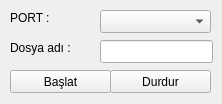
<?xml version="1.0" encoding="UTF-8"?>
<ui version="4.0">
 <class>MainWindow</class>
 <widget class="QMainWindow" name="MainWindow">
  <property name="geometry">
   <rect>
    <x>0</x>
    <y>0</y>
    <width>222</width>
    <height>104</height>
   </rect>
  </property>
  <property name="windowTitle">
   <string>MainWindow</string>
  </property>
  <widget class="QWidget" name="centralwidget">
   <widget class="QComboBox" name="comboBox">
    <property name="geometry">
     <rect>
      <x>100</x>
      <y>10</y>
      <width>111</width>
      <height>23</height>
     </rect>
    </property>
   </widget>
   <widget class="QLabel" name="label">
    <property name="geometry">
     <rect>
      <x>10</x>
      <y>10</y>
      <width>61</width>
      <height>15</height>
     </rect>
    </property>
    <property name="text">
     <string>PORT : </string>
    </property>
   </widget>
   <widget class="QLabel" name="label_2">
    <property name="geometry">
     <rect>
      <x>10</x>
      <y>40</y>
      <width>81</width>
      <height>16</height>
     </rect>
    </property>
    <property name="text">
     <string>Dosya adı : </string>
    </property>
   </widget>
   <widget class="QLineEdit" name="lineEdit">
    <property name="geometry">
     <rect>
      <x>100</x>
      <y>40</y>
      <width>113</width>
      <height>23</height>
     </rect>
    </property>
   </widget>
   <widget class="QPushButton" name="pushButton">
    <property name="geometry">
     <rect>
      <x>10</x>
      <y>70</y>
      <width>101</width>
      <height>23</height>
     </rect>
    </property>
    <property name="text">
     <string>Başlat</string>
    </property>
   </widget>
   <widget class="QPushButton" name="pushButton_2">
    <property name="geometry">
     <rect>
      <x>110</x>
      <y>70</y>
      <width>101</width>
      <height>23</height>
     </rect>
    </property>
    <property name="text">
     <string>Durdur</string>
    </property>
   </widget>
  </widget>
 </widget>
 <resources/>
 <connections>
  <connection>
   <sender>pushButton</sender>
   <signal>clicked()</signal>
   <receiver>MainWindow</receiver>
   <slot>baglan()</slot>
   <hints>
    <hint type="sourcelabel">
     <x>71</x>
     <y>78</y>
    </hint>
    <hint type="destinationlabel">
     <x>19</x>
     <y>99</y>
    </hint>
   </hints>
  </connection>
  <connection>
   <sender>pushButton_2</sender>
   <signal>clicked()</signal>
   <receiver>MainWindow</receiver>
   <slot>durdur()</slot>
   <hints>
    <hint type="sourcelabel">
     <x>144</x>
     <y>83</y>
    </hint>
    <hint type="destinationlabel">
     <x>220</x>
     <y>75</y>
    </hint>
   </hints>
  </connection>
  <connection>
   <sender>comboBox</sender>
   <signal>currentIndexChanged(QString)</signal>
   <receiver>MainWindow</receiver>
   <slot>getText()</slot>
   <hints>
    <hint type="sourcelabel">
     <x>148</x>
     <y>20</y>
    </hint>
    <hint type="destinationlabel">
     <x>215</x>
     <y>20</y>
    </hint>
   </hints>
  </connection>
  <connection>
   <sender>lineEdit</sender>
   <signal>textChanged(QString)</signal>
   <receiver>MainWindow</receiver>
   <slot>getDosyaAdi()</slot>
   <hints>
    <hint type="sourcelabel">
     <x>157</x>
     <y>54</y>
    </hint>
    <hint type="destinationlabel">
     <x>216</x>
     <y>49</y>
    </hint>
   </hints>
  </connection>
 </connections>
 <slots>
  <slot>baglan()</slot>
  <slot>durdur()</slot>
  <slot>getText()</slot>
  <slot>getDosyaAdi()</slot>
 </slots>
</ui>
